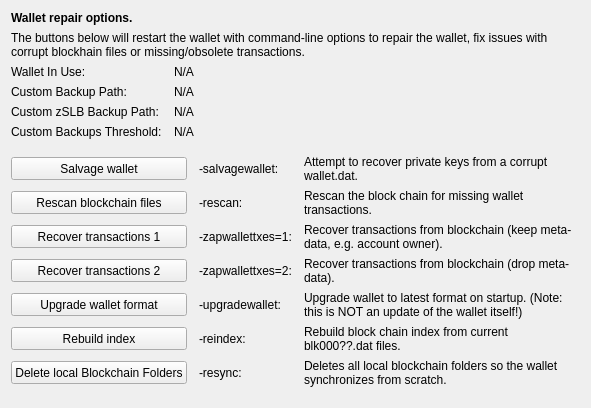
     <widget class="QWidget" name="tab_repair">
      <attribute name="title">
       <string>&amp;Wallet Repair</string>
      </attribute>
      <layout class="QGridLayout" name="gridLayout_4" columnstretch="0,0,0,0">
       <property name="horizontalSpacing">
        <number>12</number>
       </property>
       <item row="0" column="0" colspan="4">
        <widget class="QLabel" name="label_repair_header">
         <property name="font">
          <font>
           <weight>75</weight>
           <bold>true</bold>
          </font>
         </property>
         <property name="text">
          <string>Wallet repair options.</string>
         </property>
        </widget>
       </item>
       <item row="1" column="0" colspan="4">
        <widget class="QLabel" name="label_repair_helptext">
         <property name="font">
          <font>
           <weight>50</weight>
           <bold>false</bold>
          </font>
         </property>
         <property name="text">
          <string>The buttons below will restart the wallet with command-line options to repair the wallet, fix issues with corrupt blockhain files or missing/obsolete transactions.</string>
         </property>
         <property name="wordWrap">
          <bool>true</bool>
         </property>
        </widget>
       </item>
       <item row="2" column="0">
        <widget class="QLabel" name="wallet_path_label">
         <property name="text">
          <string>Wallet In Use:</string>
         </property>
        </widget>
       </item>
       <item row="2" column="1" colspan="3">
        <widget class="QLabel" name="wallet_path">
         <property name="cursor">
          <cursorShape>IBeamCursor</cursorShape>
         </property>
         <property name="text">
          <string>N/A</string>
         </property>
         <property name="textFormat">
          <enum>Qt::PlainText</enum>
         </property>
         <property name="textInteractionFlags">
          <set>Qt::LinksAccessibleByMouse|Qt::TextSelectableByKeyboard|Qt::TextSelectableByMouse</set>
         </property>
        </widget>
       </item>
       <item row="3" column="0">
        <widget class="QLabel" name="wallet_custombackuppath_label">
         <property name="text">
          <string>Custom Backup Path:</string>
         </property>
         <property name="visible">
          <bool>false</bool>
         </property>
        </widget>
       </item>
       <item row="3" column="1" colspan="3">
        <widget class="QLabel" name="wallet_custombackuppath">
         <property name="cursor">
          <cursorShape>IBeamCursor</cursorShape>
         </property>
         <property name="text">
          <string>N/A</string>
         </property>
         <property name="textFormat">
          <enum>Qt::PlainText</enum>
         </property>
         <property name="textInteractionFlags">
          <set>Qt::LinksAccessibleByMouse|Qt::TextSelectableByKeyboard|Qt::TextSelectableByMouse</set>
         </property>
         <property name="visible">
          <bool>false</bool>
         </property>
        </widget>
       </item>
       <item row="4" column="0">
        <widget class="QLabel" name="wallet_customzslbbackuppath_label">
         <property name="text">
          <string>Custom zSLB Backup Path:</string>
         </property>
         <property name="visible">
          <bool>false</bool>
         </property>
        </widget>
       </item>
       <item row="4" column="1" colspan="3">
        <widget class="QLabel" name="wallet_customzslbbackuppath">
         <property name="cursor">
          <cursorShape>IBeamCursor</cursorShape>
         </property>
         <property name="text">
          <string>N/A</string>
         </property>
         <property name="textFormat">
          <enum>Qt::PlainText</enum>
         </property>
         <property name="textInteractionFlags">
          <set>Qt::LinksAccessibleByMouse|Qt::TextSelectableByKeyboard|Qt::TextSelectableByMouse</set>
         </property>
         <property name="visible">
          <bool>false</bool>
         </property>
        </widget>
       </item>
       <item row="5" column="0">
        <widget class="QLabel" name="wallet_custombackupthreshold_label">
         <property name="text">
          <string>Custom Backups Threshold:</string>
         </property>
         <property name="visible">
          <bool>false</bool>
         </property>
        </widget>
       </item>
       <item row="5" column="1" colspan="3">
        <widget class="QLabel" name="wallet_custombackupthreshold">
         <property name="cursor">
          <cursorShape>IBeamCursor</cursorShape>
         </property>
         <property name="text">
          <string>N/A</string>
         </property>
         <property name="textFormat">
          <enum>Qt::PlainText</enum>
         </property>
         <property name="textInteractionFlags">
          <set>Qt::LinksAccessibleByMouse|Qt::TextSelectableByKeyboard|Qt::TextSelectableByMouse</set>
         </property>
         <property name="visible">
          <bool>false</bool>
         </property>
        </widget>
       </item>
       <item row="6" column="0">
        <spacer name="verticalSpacer_repair1">
         <property name="orientation">
          <enum>Qt::Vertical</enum>
         </property>
         <property name="sizeHint" stdset="0">
          <size>
           <width>10</width>
           <height>10</height>
          </size>
         </property>
        </spacer>
       </item>
       <item row="7" column="0" colspan="2">
        <widget class="QPushButton" name="btn_salvagewallet">
         <property name="minimumSize">
          <size>
           <width>100</width>
           <height>23</height>
          </size>
         </property>
         <property name="text">
          <string>Salvage wallet</string>
         </property>
        </widget>
       </item>
       <item row="7" column="2">
        <widget class="QLabel" name="label_repair_salvage_command">
         <property name="text">
          <string notr="true">-salvagewallet:</string>
         </property>
        </widget>
       </item>
       <item row="7" column="3">
        <widget class="QLabel" name="label_repair_salvage">
         <property name="text">
          <string>Attempt to recover private keys from a corrupt wallet.dat.</string>
         </property>
         <property name="wordWrap">
          <bool>true</bool>
         </property>
        </widget>
       </item>
       <item row="8" column="0" colspan="2">
        <widget class="QPushButton" name="btn_rescan">
         <property name="minimumSize">
          <size>
           <width>100</width>
           <height>23</height>
          </size>
         </property>
         <property name="text">
          <string>Rescan blockchain files</string>
         </property>
        </widget>
       </item>
       <item row="8" column="2">
        <widget class="QLabel" name="label_repair_rescan_command">
         <property name="text">
          <string notr="true">-rescan:</string>
         </property>
        </widget>
       </item>
       <item row="8" column="3">
        <widget class="QLabel" name="label_repair_rescan">
         <property name="text">
          <string>Rescan the block chain for missing wallet transactions.</string>
         </property>
         <property name="wordWrap">
          <bool>true</bool>
         </property>
        </widget>
       </item>
       <item row="9" column="0" colspan="2">
        <widget class="QPushButton" name="btn_zapwallettxes1">
         <property name="minimumSize">
          <size>
           <width>100</width>
           <height>23</height>
          </size>
         </property>
         <property name="text">
          <string>Recover transactions 1</string>
         </property>
        </widget>
       </item>
       <item row="9" column="2">
        <widget class="QLabel" name="label_repair_zap1_command">
         <property name="text">
          <string notr="true">-zapwallettxes=1:</string>
         </property>
        </widget>
       </item>
       <item row="9" column="3">
        <widget class="QLabel" name="label_repair_zap1">
         <property name="text">
          <string>Recover transactions from blockchain (keep meta-data, e.g. account owner).</string>
         </property>
         <property name="wordWrap">
          <bool>true</bool>
         </property>
        </widget>
       </item>
       <item row="10" column="0" colspan="2">
        <widget class="QPushButton" name="btn_zapwallettxes2">
         <property name="minimumSize">
          <size>
           <width>100</width>
           <height>23</height>
          </size>
         </property>
         <property name="text">
          <string>Recover transactions 2</string>
         </property>
        </widget>
       </item>
       <item row="10" column="2">
        <widget class="QLabel" name="label_repair_zap2_command">
         <property name="text">
          <string notr="true">-zapwallettxes=2:</string>
         </property>
        </widget>
       </item>
       <item row="10" column="3">
        <widget class="QLabel" name="label_repair_zap2">
         <property name="text">
          <string>Recover transactions from blockchain (drop meta-data).</string>
         </property>
         <property name="wordWrap">
          <bool>true</bool>
         </property>
        </widget>
       </item>
       <item row="11" column="0" colspan="2">
        <widget class="QPushButton" name="btn_upgradewallet">
         <property name="minimumSize">
          <size>
           <width>100</width>
           <height>23</height>
          </size>
         </property>
         <property name="text">
          <string>Upgrade wallet format</string>
         </property>
        </widget>
       </item>
       <item row="11" column="2">
        <widget class="QLabel" name="label_repair_upgrade_command">
         <property name="text">
          <string notr="true">-upgradewallet:</string>
         </property>
        </widget>
       </item>
       <item row="11" column="3">
        <widget class="QLabel" name="label_repair_upgrade">
         <property name="text">
          <string>Upgrade wallet to latest format on startup. (Note: this is NOT an update of the wallet itself!)</string>
         </property>
         <property name="wordWrap">
          <bool>true</bool>
         </property>
        </widget>
       </item>
       <item row="12" column="0" colspan="2">
        <widget class="QPushButton" name="btn_reindex">
         <property name="minimumSize">
          <size>
           <width>100</width>
           <height>23</height>
          </size>
         </property>
         <property name="text">
          <string>Rebuild index</string>
         </property>
        </widget>
       </item>
       <item row="12" column="2">
        <widget class="QLabel" name="label_repair_reindex_command">
         <property name="text">
          <string notr="true">-reindex:</string>
         </property>
        </widget>
       </item>
       <item row="12" column="3">
        <widget class="QLabel" name="label_repair_reindex">
         <property name="text">
          <string>Rebuild block chain index from current blk000??.dat files.</string>
         </property>
         <property name="wordWrap">
          <bool>true</bool>
         </property>
        </widget>
       </item>
       <item row="13" column="0" colspan="2">
        <widget class="QPushButton" name="btn_resync">
         <property name="minimumSize">
          <size>
           <width>100</width>
           <height>23</height>
          </size>
         </property>
         <property name="text">
          <string>Delete local Blockchain Folders</string>
         </property>
        </widget>
       </item>
       <item row="13" column="2">
        <widget class="QLabel" name="label_repair_resync_command">
         <property name="text">
          <string>-resync:</string>
         </property>
        </widget>
       </item>
       <item row="13" column="3">
        <widget class="QLabel" name="label_repair_resync">
         <property name="text">
          <string>Deletes all local blockchain folders so the wallet synchronizes from scratch.</string>
         </property>
         <property name="wordWrap">
          <bool>true</bool>
         </property>
        </widget>
       </item>
       <item row="14" column="0">
        <spacer name="verticalSpacer_repair2">
         <property name="orientation">
          <enum>Qt::Vertical</enum>
         </property>
         <property name="sizeHint" stdset="0">
          <size>
           <width>20</width>
           <height>10</height>
          </size>
         </property>
        </spacer>
       </item>
      </layout>
     </widget>
